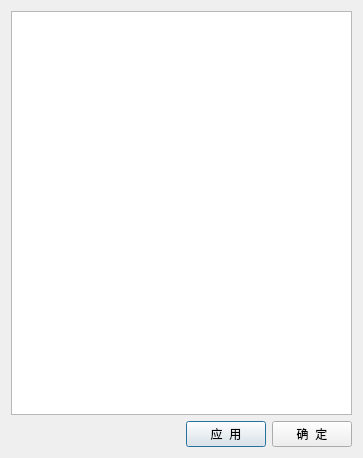
<?xml version="1.0" encoding="UTF-8"?>
<ui version="4.0">
 <class>Dialog</class>
 <widget class="QDialog" name="Dialog">
  <property name="geometry">
   <rect>
    <x>0</x>
    <y>0</y>
    <width>363</width>
    <height>458</height>
   </rect>
  </property>
  <property name="windowTitle">
   <string>白名单设置</string>
  </property>
  <layout class="QVBoxLayout" name="verticalLayout">
   <item>
    <widget class="QTextBrowser" name="textBrowser">
     <property name="readOnly">
      <bool>false</bool>
     </property>
    </widget>
   </item>
   <item>
    <layout class="QHBoxLayout" name="horizontalLayout">
     <item>
      <spacer name="horizontalSpacer">
       <property name="orientation">
        <enum>Qt::Horizontal</enum>
       </property>
       <property name="sizeHint" stdset="0">
        <size>
         <width>40</width>
         <height>20</height>
        </size>
       </property>
      </spacer>
     </item>
     <item>
      <widget class="QPushButton" name="PB_Apply">
       <property name="text">
        <string>应  用</string>
       </property>
      </widget>
     </item>
     <item>
      <widget class="QPushButton" name="PB_OK">
       <property name="text">
        <string>确  定</string>
       </property>
      </widget>
     </item>
    </layout>
   </item>
  </layout>
 </widget>
 <resources/>
 <connections/>
</ui>
